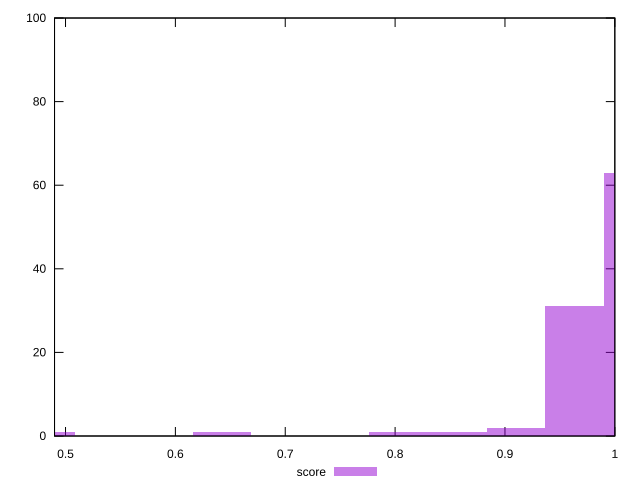

Source code (gnuplot):
reset

$score <<EOF
0.481790490529412 1
0.963580981058824 31
1.0171132577843143 63
0.9100487043333337 2
0.8565164276078435 1
0.6423873207058827 1
0.8029841508823533 1
EOF

set key outside below
set boxwidth 0.05353227672549022
set xrange [0.49:1]
set yrange [0:100]
set trange [0:100]
set style fill transparent solid 0.5 noborder
set terminal svg size 640, 490 enhanced background rgb 'white'
set output "report_00015_2021-02-09T16-11-33.973Z/speed-index/samples/pages+cached+noadtech+nomedia+nocss/score/histogram.svg"

plot $score title "score" with boxes

reset
